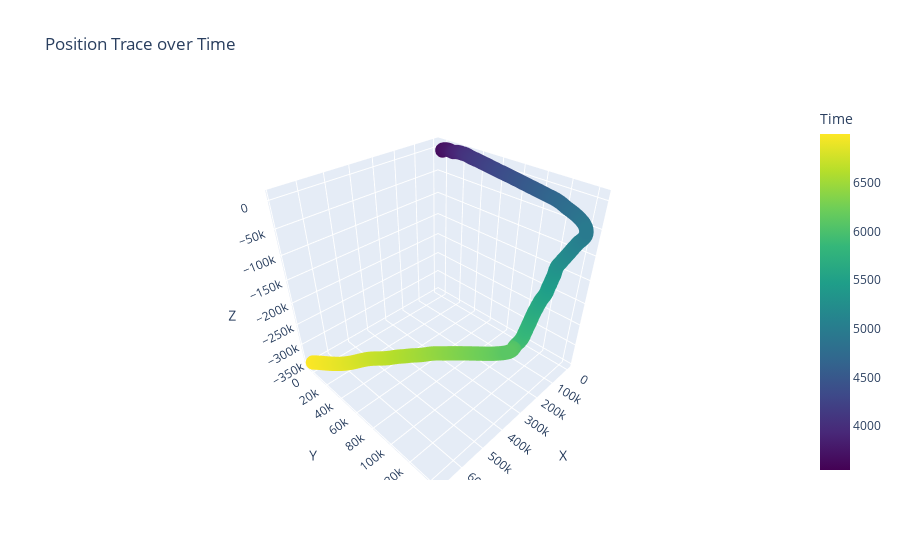

Notebook source saved alongside this figure:
### Code cell
x_values = position[:,0] 
y_values = position[:,1] 
z_values = position[:,2] 
plot_trace(x_values, y_values, z_values, timestamps)

### Figure 1 — Plotly figure (JSON) as saved in the notebook; plotly's stock layout.template omitted (floating-point values rounded to 4 significant figures; data arrays with more than 128 entries replaced by an {"elided": "..."} marker saying what was removed)
{"data": [{"marker": {"color": {"elided": "6901 float values"}, "colorbar": {"title": {"text": "Time"}}, "colorscale": [[0, "#440154"], [0.1111, "#482878"], [0.2222, "#3e4989"], [0.3333, "#31688e"], [0.4444, "#26828e"], [0.5556, "#1f9e89"], [0.6667, "#35b779"], [0.7778, "#6ece58"], [0.8889, "#b5de2b"], [1, "#fde725"]], "size": 5}, "mode": "markers", "type": "scatter3d", "x": {"elided": "6901 float values"}, "y": {"elided": "6901 float values"}, "z": {"elided": "6901 float values"}}], "layout": {"scene": {"xaxis": {"title": {"text": "X"}}, "yaxis": {"title": {"text": "Y"}}, "zaxis": {"title": {"text": "Z"}}}, "title": {"text": "Position Trace over Time"}}}
